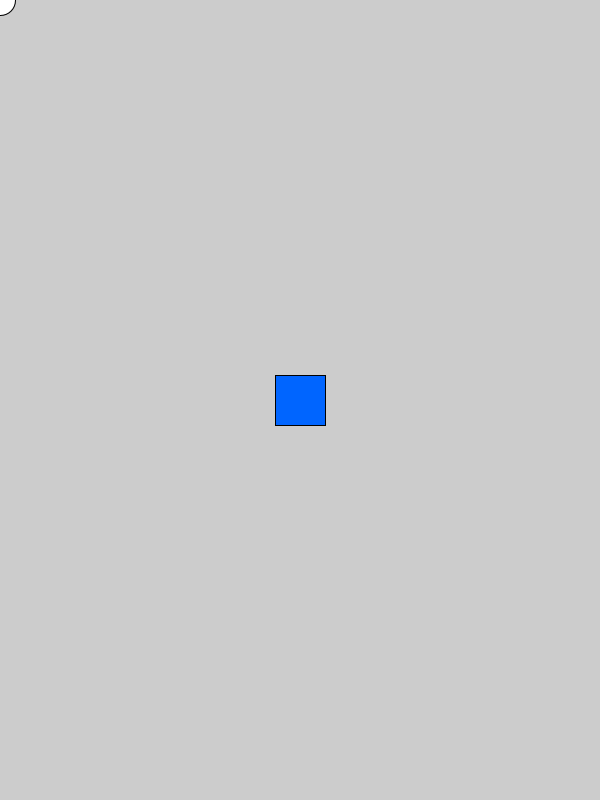
Frame 1 (no input)
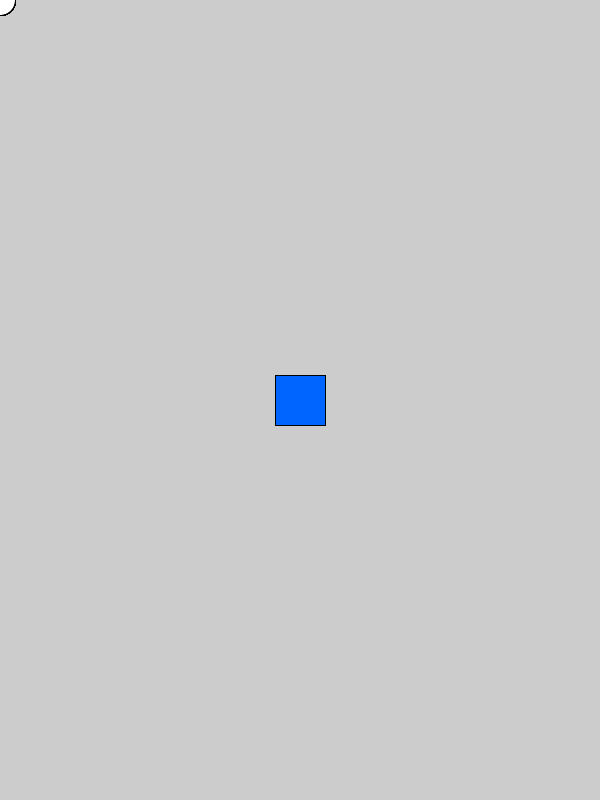
Frame 60 (the mouse pressed at the canvas centre just before this capture)
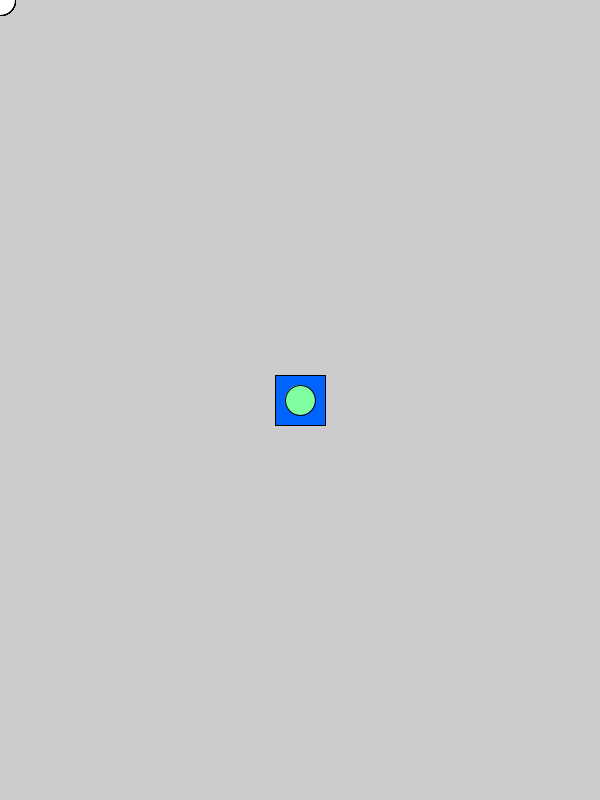
Frame 120 (the mouse held since frame 60 and released just before this capture)

The Processing sketch that drew these frames (run headless with seeded random() and noise(); from frame 60 on, the mouse is pressed at the canvas centre):

// Processing sketch: VoidFunctions
// ── VoidFunctions.pde
void setup(){
  size(600,800);
  rectMode(CENTER);
  colorMode(HSB, 800, 800, 100);
}

void draw(){
  square();
  randomCircle();
}

void square(){
  fill(480, 800, 100);
  rect(width/2, height/2, 50, 50);
}

void randomCircle(){
  fill(mouseX, mouseY, 100);
  ellipse(mouseX, mouseY, 30, 30);
}
